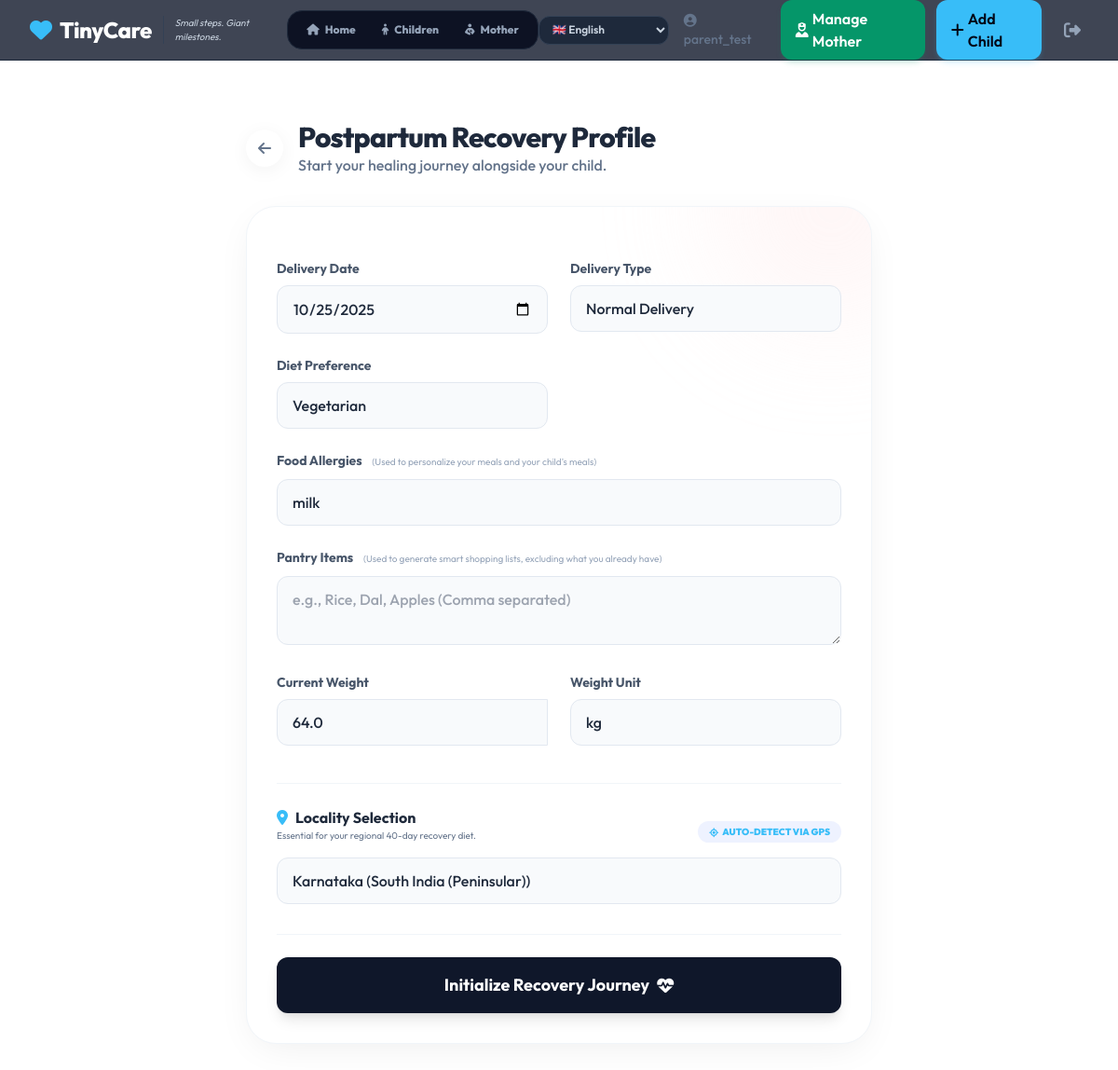
The app's page /maternal/profile/ (signed in), older data.
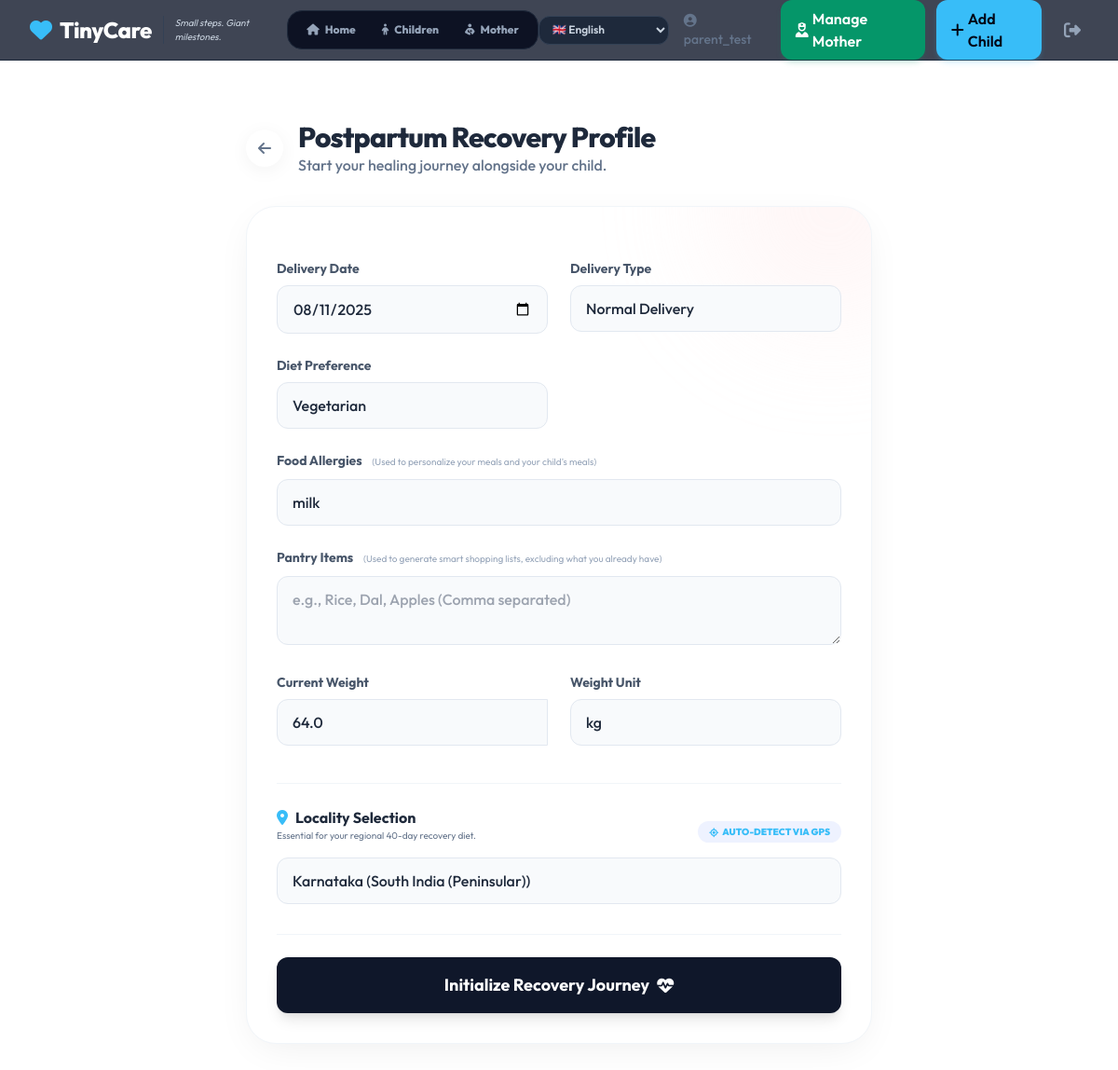
The same page, newer data.
### health/models.py (models this page shows, shortened)
class MotherProfile(models.Model):
    DELIVERY_CHOICES = [('normal', 'Normal Delivery'), ('c-section', 'C-Section')]
    DIET_CHOICES = [('veg', 'Vegetarian'), ('non-veg', 'Non-Vegetarian')]
    user = models.OneToOneField(settings.AUTH_USER_MODEL, on_delete=models.CASCADE, related_name='mother_profile')
    delivery_date = models.DateField()
    delivery_type = models.CharField(max_length=20, choices=DELIVERY_CHOICES)
    diet_preference = models.CharField(max_length=20, choices=DIET_CHOICES, default='veg')
    allergies = models.CharField(max_length=255, blank=True, help_text="Comma-separated list of allergies (e.g., peanuts, dairy)")
    current_weight = models.FloatField(null=True, blank=True, help_text="Stored in KG")
    weight_unit = models.CharField(max_length=5, choices=[('kg', 'kg'), ('g', 'g')], default='kg')
    last_systolic_bp = models.IntegerField(null=True, blank=True)
    last_diastolic_bp = models.IntegerField(null=True, blank=True)
    bp_reading = models.CharField(max_length=50, blank=True, help_text="Historical string format BP e.g. 120/80")
    symptoms_log = models.TextField(blank=True, help_text="Raw symptom entry log")
    postpartum_day = models.IntegerField(null=True, blank=True, help_text="Explicit tracked day of recovery")
    epds_score = models.IntegerField(null=True, blank=True, help_text="Edinburgh Postnatal Depression Scale score")
    pantry_items = models.TextField(blank=True, help_text="Comma-separated list of items available at home for the shopping list")
    postpartum_metadata = models.JSONField(default=dict, blank=True)
    priority_mode_metadata = models.JSONField(default=dict, blank=True)
    onboarding_completed = models.BooleanField(default=False, help_text="Flags if the mother finished the 4-step onboarding")
    relationship_metadata = models.JSONField(default=dict, blank=True, help_text="Stores hierarchy mapping and linkage rules")
    created_at = models.DateTimeField(auto_now_add=True)
    updated_at = models.DateTimeField(auto_now=True)

### health/views.py (the view)
# urls.py: path('maternal/profile/', views.manage_mother_profile, name='manage_mother_profile'),
@login_required
@user_passes_test(is_parent)
def manage_mother_profile(request):
    try:
        mother = request.user.mother_profile
    except Exception:
        mother = None
    if request.method == 'POST':
        form = MotherProfileForm(request.POST, instance=mother)
        locality_id = request.POST.get('locality')
        if form.is_valid():
            mother = form.save(commit=False)
            mother.user = request.user
            mother.save()
            if locality_id:
                request.user.locality_id = locality_id
                request.user.save()
            return redirect('parent_dashboard')
    else:
        form = MotherProfileForm(instance=mother)
    from .models import Locality
    localities = Locality.objects.all()
    return render(request, 'health/manage_mother_profile.html', {
        'form': form,
        'localities': localities
    })

### health/forms.py
class MotherProfileForm(forms.ModelForm):
    class Meta:
        model = MotherProfile
        fields = ['delivery_date', 'delivery_type', 'diet_preference', 'allergies', 'current_weight', 'weight_unit', 'pantry_items']
        widgets = {
            'delivery_date': forms.DateInput(attrs={'type': 'date'}),
            'allergies': forms.TextInput(attrs={'placeholder': 'e.g., peanuts, dairy, gluten'}),
            'pantry_items': forms.Textarea(attrs={'placeholder': 'e.g., Rice, Dal, Apples (Comma separated)', 'rows': 2}),
        }

### health/views.py (called while the page is built)
def is_parent(user):
    return user.is_authenticated and user.is_parent

### health/templates/health/manage_mother_profile.html (shortened to what the changed rows need)
{% extends 'health/base.html' %}
{% block content %}
<div class="max-w-2xl mx-auto mt-8">
    <div class="mb-8 flex items-center gap-4">
        <div>
            <h1 class="text-3xl font-extrabold text-slate-800 tracking-tight">Postpartum Recovery Profile</h1>
        </div>
    </div>
    <div class="bg-white rounded-[2rem] shadow-dribbble border border-slate-100 p-8 relative overflow-hidden">
        <form method="post" class="space-y-6 relative z-10">
            <div class="grid grid-cols-1 md:grid-cols-2 gap-6">
                <div>
                    <label class="block text-sm font-bold text-slate-600 mb-2">Delivery Date</label>
                    <input type="date" name="{{ form.delivery_date.name }}" value="{{ form.delivery_date.value|date:'Y-m-d'|default:'' }}" required
                           class="w-full px-4 py-3 bg-slate-50 border border-slate-200 rounded-xl focus:outline-none focus:ring-2 focus:ring-primary/20 focus:border-primary transition-all text-slate-800 font-medium">
                </div>
                <div>
                    <label class="block text-sm font-bold text-slate-600 mb-2">Delivery Type</label>
                    <select name="{{ form.delivery_type.name }}" required
                            class="w-full px-4 py-3 bg-slate-50 border border-slate-200 rounded-xl focus:outline-none focus:ring-2 focus:ring-primary/20 focus:border-primary transition-all text-slate-800 font-medium appearance-none">
                        {% for value, label in form.fields.delivery_type.choices %}
                            <option value="{{ value }}" {% if form.delivery_type.value == value %}selected{% endif %}>{{ label }}</option>
                        {% endfor %}
                    </select>
                </div>
                <div>
                    <label class="block text-sm font-bold text-slate-600 mb-2">Diet Preference</label>
                    <select name="{{ form.diet_preference.name }}" required
                            class="w-full px-4 py-3 bg-slate-50 border border-slate-200 rounded-xl focus:outline-none focus:ring-2 focus:ring-primary/20 focus:border-primary transition-all text-slate-800 font-medium appearance-none">
                        {% for value, label in form.fields.diet_preference.choices %}
                            <option value="{{ value }}" {% if form.diet_preference.value == value %}selected{% endif %}>{{ label }}</option>
                        {% endfor %}
                    </select>
                </div>
                <div class="md:col-span-2">
                    <label class="block text-sm font-bold text-slate-600 mb-2">Food Allergies <span class="text-[10px] text-slate-400 font-normal ml-2">(Used to personalize your meals and your child's meals)</span></label>
                    <input type="text" name="{{ form.allergies.name }}" value="{{ form.allergies.value|default:'' }}"
                           placeholder="{{ form.fields.allergies.widget.attrs.placeholder }}"
                           class="w-full px-4 py-3 bg-slate-50 border border-slate-200 rounded-xl focus:outline-none focus:ring-2 focus:ring-primary/20 focus:border-primary transition-all text-slate-800 font-medium">
                </div>
                <div>
                    <label class="block text-sm font-bold text-slate-600 mb-2">Current Weight</label>
                    <input type="number" step="0.1" name="{{ form.current_weight.name }}" value="{{ form.current_weight.value|default:'' }}"
                           class="w-full px-4 py-3 bg-slate-50 border border-slate-200 rounded-l-xl focus:outline-none focus:ring-2 focus:ring-primary/20 focus:border-primary transition-all text-slate-800 font-medium"
                           placeholder="0.0">
                </div>
                <div>
                    <label class="block text-sm font-bold text-slate-600 mb-2">Weight Unit</label>
                    <select name="{{ form.weight_unit.name }}"
                            class="w-full px-4 py-3 bg-slate-50 border border-slate-200 rounded-xl focus:outline-none focus:ring-2 focus:ring-primary/20 focus:border-primary transition-all text-slate-800 font-medium appearance-none">
                        {% for value, label in form.fields.weight_unit.choices %}
                            <option value="{{ value }}" {% if form.weight_unit.value == value %}selected{% endif %}>{{ label }}</option>
                        {% endfor %}
                    </select>
                </div>
            </div>
        </form>
    </div>
</div>
{% endblock %}

Row changes from the older to the newer data that the page shows:
changed MotherProfile "Normal Delivery": delivery_date "10/25/2025" → "08/11/2025"
